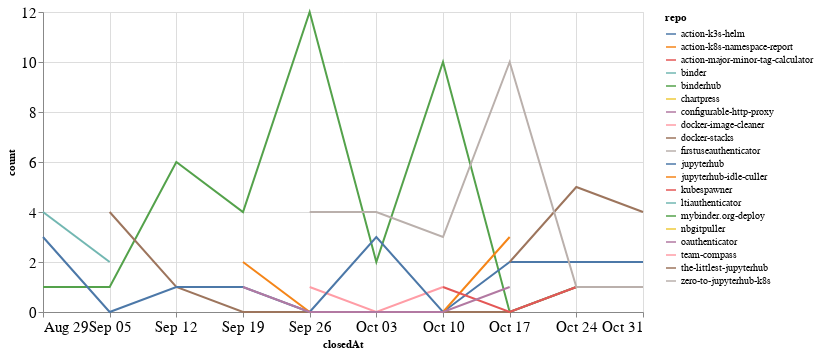

The notebook cell saved with this chart:
### Code cell
closed_by_time = closed_by.groupby('repo').resample('W', on='closedAt').count()['author'].reset_index()
closed_by_time = closed_by_time.rename(columns={'author': 'count'})

alt.Chart(closed_by_time, width=600).mark_line().encode(
    x='closedAt',
    y='count',
    color='repo',
    tooltip="repo"
)

### Figure 1 — Vega-Lite specification as saved in the notebook (floating-point values rounded to 4 significant figures)
{"config": {"axisLeft": {"labelFontSize": 15}, "axisBottom": {"labelFontSize": 15}}, "data": {"name": "data-2b2d9b6b06febc8eca809f61ec9a7577"}, "mark": "line", "encoding": {"color": {"type": "nominal", "field": "repo"}, "tooltip": {"type": "nominal", "field": "repo"}, "x": {"type": "temporal", "field": "closedAt"}, "y": {"type": "quantitative", "field": "count"}}, "width": 600, "$schema": "https://vega.github.io/schema/vega-lite/v4.8.1.json", "datasets": {"data-2b2d9b6b06febc8eca809f61ec9a7577": [{"repo": "action-k3s-helm", "closedAt": "2021-10-10T00:00:00", "count": 2}, {"repo": "action-k8s-namespace-report", "closedAt": "2021-09-26T00:00:00", "count": 1}, {"repo": "action-major-minor-tag-calculator", "closedAt": "2021-09-26T00:00:00", "count": 1}, {"repo": "binder", "closedAt": "2021-10-03T00:00:00", "count": 1}, {"repo": "binderhub", "closedAt": "2021-08-29T00:00:00", "count": 1}, {"repo": "binderhub", "closedAt": "2021-09-05T00:00:00", "count": 1}, {"repo": "binderhub", "closedAt": "2021-09-12T00:00:00", "count": 6}, {"repo": "binderhub", "closedAt": "2021-09-19T00:00:00", "count": 4}, {"repo": "binderhub", "closedAt": "2021-09-26T00:00:00", "count": 12}, {"repo": "binderhub", "closedAt": "2021-10-03T00:00:00", "count": 2}, {"repo": "binderhub", "closedAt": "2021-10-10T00:00:00", "count": 10}, {"repo": "binderhub", "closedAt": "2021-10-17T00:00:00", "count": 0}, {"repo": "binderhub", "closedAt": "2021-10-24T00:00:00", "count": 1}, {"repo": "chartpress", "closedAt": "2021-09-05T00:00:00", "count": 1}, {"repo": "configurable-http-proxy", "closedAt": "2021-09-19T00:00:00", "count": 1}, {"repo": "docker-image-cleaner", "closedAt": "2021-09-26T00:00:00", "count": 1}, {"repo": "docker-image-cleaner", "closedAt": "2021-10-03T00:00:00", "count": 0}, {"repo": "docker-image-cleaner", "closedAt": "2021-10-10T00:00:00", "count": 1}, {"repo": "docker-stacks", "closedAt": "2021-09-05T00:00:00", "count": 4}, {"repo": "docker-stacks", "closedAt": "2021-09-12T00:00:00", "count": 1}, {"repo": "docker-stacks", "closedAt": "2021-09-19T00:00:00", "count": 0}, {"repo": "docker-stacks", "closedAt": "2021-09-26T00:00:00", "count": 0}, {"repo": "docker-stacks", "closedAt": "2021-10-03T00:00:00", "count": 0}, {"repo": "docker-stacks", "closedAt": "2021-10-10T00:00:00", "count": 0}, {"repo": "docker-stacks", "closedAt": "2021-10-17T00:00:00", "count": 0}, {"repo": "docker-stacks", "closedAt": "2021-10-24T00:00:00", "count": 1}, {"repo": "firstuseauthenticator", "closedAt": "2021-10-31T00:00:00", "count": 3}, {"repo": "jupyterhub", "closedAt": "2021-08-29T00:00:00", "count": 3}, {"repo": "jupyterhub", "closedAt": "2021-09-05T00:00:00", "count": 0}, {"repo": "jupyterhub", "closedAt": "2021-09-12T00:00:00", "count": 1}, {"repo": "jupyterhub", "closedAt": "2021-09-19T00:00:00", "count": 1}, {"repo": "jupyterhub", "closedAt": "2021-09-26T00:00:00", "count": 0}, {"repo": "jupyterhub", "closedAt": "2021-10-03T00:00:00", "count": 3}, {"repo": "jupyterhub", "closedAt": "2021-10-10T00:00:00", "count": 0}, {"repo": "jupyterhub", "closedAt": "2021-10-17T00:00:00", "count": 2}, {"repo": "jupyterhub", "closedAt": "2021-10-24T00:00:00", "count": 2}, {"repo": "jupyterhub", "closedAt": "2021-10-31T00:00:00", "count": 2}, {"repo": "jupyterhub-idle-culler", "closedAt": "2021-09-19T00:00:00", "count": 2}, {"repo": "jupyterhub-idle-culler", "closedAt": "2021-09-26T00:00:00", "count": 0}, {"repo": "jupyterhub-idle-culler", "closedAt": "2021-10-03T00:00:00", "count": 0}, {"repo": "jupyterhub-idle-culler", "closedAt": "2021-10-10T00:00:00", "count": 0}, {"repo": "jupyterhub-idle-culler", "closedAt": "2021-10-17T00:00:00", "count": 3}, {"repo": "kubespawner", "closedAt": "2021-10-10T00:00:00", "count": 1}, {"repo": "kubespawner", "closedAt": "2021-10-17T00:00:00", "count": 0}, {"repo": "kubespawner", "closedAt": "2021-10-24T00:00:00", "count": 1}, {"repo": "kubespawner", "closedAt": "2021-10-31T00:00:00", "count": 1}, {"repo": "ltiauthenticator", "closedAt": "2021-08-29T00:00:00", "count": 4}, {"repo": "ltiauthenticator", "closedAt": "2021-09-05T00:00:00", "count": 2}, {"repo": "mybinder.org-deploy", "closedAt": "2021-10-17T00:00:00", "count": 1}, {"repo": "nbgitpuller", "closedAt": "2021-09-05T00:00:00", "count": 5}, {"repo": "oauthenticator", "closedAt": "2021-09-19T00:00:00", "count": 1}, {"repo": "oauthenticator", "closedAt": "2021-09-26T00:00:00", "count": 0}, {"repo": "oauthenticator", "closedAt": "2021-10-03T00:00:00", "count": 0}, {"repo": "oauthenticator", "closedAt": "2021-10-10T00:00:00", "count": 0}, {"repo": "oauthenticator", "closedAt": "2021-10-17T00:00:00", "count": 1}, {"repo": "team-compass", "closedAt": "2021-10-03T00:00:00", "count": 1}, {"repo": "the-littlest-jupyterhub", "closedAt": "2021-10-17T00:00:00", "count": 2}, {"repo": "the-littlest-jupyterhub", "closedAt": "2021-10-24T00:00:00", "count": 5}, {"repo": "the-littlest-jupyterhub", "closedAt": "2021-10-31T00:00:00", "count": 4}, {"repo": "zero-to-jupyterhub-k8s", "closedAt": "2021-09-26T00:00:00", "count": 4}, {"repo": "zero-to-jupyterhub-k8s", "closedAt": "2021-10-03T00:00:00", "count": 4}, {"repo": "zero-to-jupyterhub-k8s", "closedAt": "2021-10-10T00:00:00", "count": 3}, {"repo": "zero-to-jupyterhub-k8s", "closedAt": "2021-10-17T00:00:00", "count": 10}, {"repo": "zero-to-jupyterhub-k8s", "closedAt": "2021-10-24T00:00:00", "count": 1}, {"repo": "zero-to-jupyterhub-k8s", "closedAt": "2021-10-31T00:00:00", "count": 1}]}}
